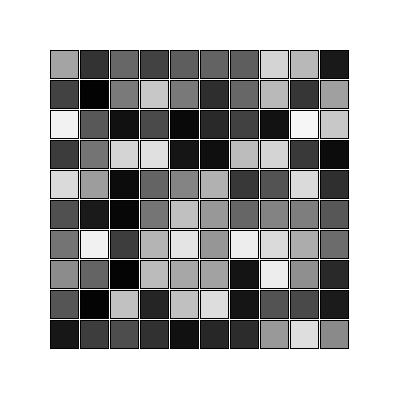
Frame 1 (no input)
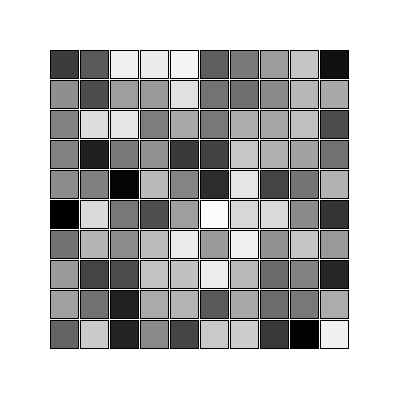
Frame 60 (the mouse pressed at the canvas centre just before this capture)
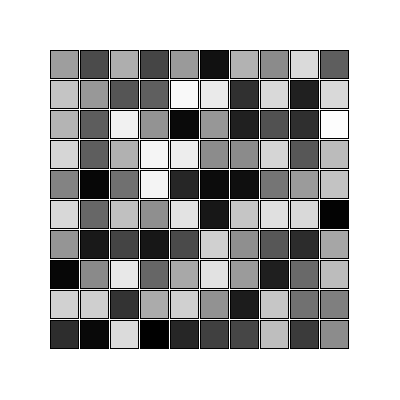
Frame 120 (the mouse held since frame 60 and released just before this capture)

The Processing sketch that drew these frames (run headless with seeded random() and noise(); from frame 60 on, the mouse is pressed at the canvas centre):

// Processing sketch: Tutorial_2_Q2
// ── Tutorial_2_Q2.pde
int cols = 10;
int rows = 10;
int cellSize = 30;

void setup() {
  size(400, 400);
  //noLoop(); // Stop continuous drawing
}

void draw() {
  background(255);
  
  // For loop to create grid
  for (int i = 0; i < cols; i++) {
    for (int j = 0; j < rows; j++) {
      float gray = random(0, 255);
      fill(gray);
      rect(i * cellSize + 50, j * cellSize + 50, cellSize - 2, cellSize - 2);
    }
  }
}
